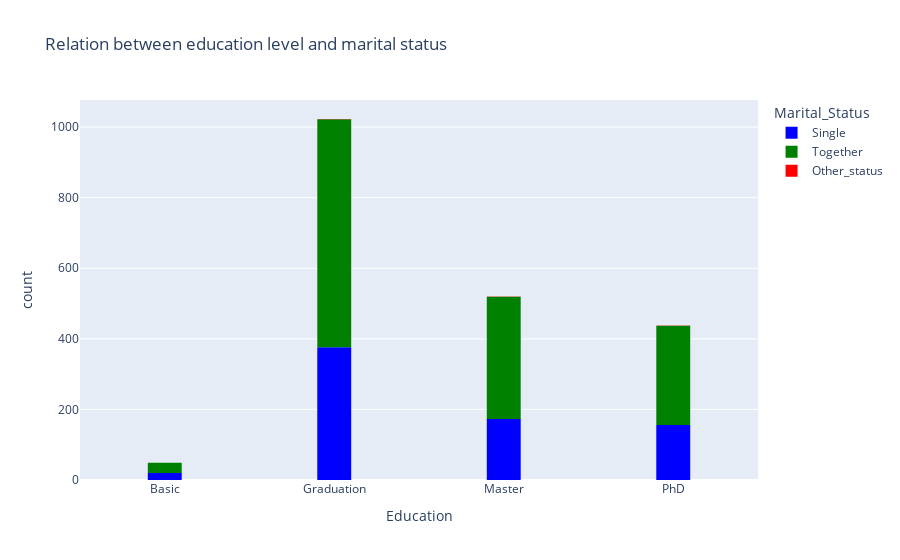

The cell this chart's notebook holds for it:
### Code cell
fig = px.histogram(df_educ_marital, 
                   x='Education', 
                   category_orders=dict(Education=["Basic", "Graduation", "Master", "PhD"]),
                   color='Marital_Status', 
                   color_discrete_sequence=['blue', 'green','red'],
                   title='Relation between education level and marital status')
fig.update_layout(bargap=0.8)
fig.show()

### Figure 1 — Plotly figure (JSON) as saved in the notebook; plotly's stock layout.template omitted (floating-point values rounded to 4 significant figures; data arrays with more than 128 entries replaced by an {"elided": "..."} marker saying what was removed)
{"data": [{"alignmentgroup": "True", "bingroup": "x", "hovertemplate": "Marital_Status=Single<br>Education=%{x}<br>count=%{y}<extra></extra>", "legendgroup": "Single", "marker": {"color": "blue", "pattern": {"shape": ""}}, "name": "Single", "offsetgroup": "Single", "orientation": "v", "showlegend": true, "type": "histogram", "x": {"elided": "725 str values"}, "xaxis": "x", "yaxis": "y"}, {"alignmentgroup": "True", "bingroup": "x", "hovertemplate": "Marital_Status=Together<br>Education=%{x}<br>count=%{y}<extra></extra>", "legendgroup": "Together", "marker": {"color": "green", "pattern": {"shape": ""}}, "name": "Together", "offsetgroup": "Together", "orientation": "v", "showlegend": true, "type": "histogram", "x": {"elided": "1302 str values"}, "xaxis": "x", "yaxis": "y"}, {"alignmentgroup": "True", "bingroup": "x", "hovertemplate": "Marital_Status=Other_status<br>Education=%{x}<br>count=%{y}<extra></extra>", "legendgroup": "Other_status", "marker": {"color": "red", "pattern": {"shape": ""}}, "name": "Other_status", "offsetgroup": "Other_status", "orientation": "v", "showlegend": true, "type": "histogram", "x": ["Graduation", "Master", "PhD"], "xaxis": "x", "yaxis": "y"}], "layout": {"bargap": 0.8, "barmode": "relative", "legend": {"title": {"text": "Marital_Status"}, "tracegroupgap": 0}, "title": {"text": "Relation between education level and marital status"}, "xaxis": {"anchor": "y", "categoryarray": ["Basic", "Graduation", "Master", "PhD"], "categoryorder": "array", "domain": [0, 1], "title": {"text": "Education"}}, "yaxis": {"anchor": "x", "domain": [0, 1], "title": {"text": "count"}}}}
